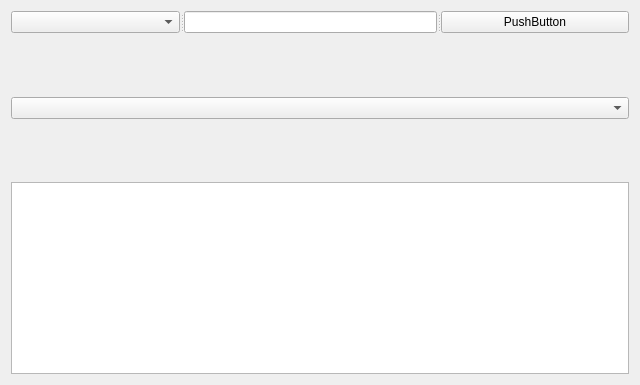
<?xml version="1.0" encoding="UTF-8"?>
<ui version="4.0">
 <class>UserSelfHelpPage</class>
 <widget class="QWidget" name="UserSelfHelpPage">
  <property name="geometry">
   <rect>
    <x>0</x>
    <y>0</y>
    <width>640</width>
    <height>385</height>
   </rect>
  </property>
  <property name="windowTitle">
   <string>UserSelfHelpPage</string>
  </property>
  <layout class="QGridLayout" name="gridLayout">
   <item row="0" column="0">
    <layout class="QVBoxLayout" name="verticalLayout">
     <item>
      <widget class="QSplitter" name="splitter">
       <property name="orientation">
        <enum>Qt::Orientation::Horizontal</enum>
       </property>
       <widget class="QComboBox" name="comboBox"/>
       <widget class="QLineEdit" name="lineEdit"/>
       <widget class="QPushButton" name="pushButton">
        <property name="text">
         <string>PushButton</string>
        </property>
       </widget>
      </widget>
     </item>
     <item>
      <spacer name="verticalSpacer">
       <property name="orientation">
        <enum>Qt::Orientation::Vertical</enum>
       </property>
       <property name="sizeHint" stdset="0">
        <size>
         <width>20</width>
         <height>40</height>
        </size>
       </property>
      </spacer>
     </item>
     <item>
      <widget class="QComboBox" name="comboBox_2"/>
     </item>
     <item>
      <spacer name="verticalSpacer_2">
       <property name="orientation">
        <enum>Qt::Orientation::Vertical</enum>
       </property>
       <property name="sizeHint" stdset="0">
        <size>
         <width>20</width>
         <height>28</height>
        </size>
       </property>
      </spacer>
     </item>
     <item>
      <widget class="QTableView" name="tableView"/>
     </item>
    </layout>
   </item>
  </layout>
 </widget>
 <resources/>
 <connections/>
</ui>
